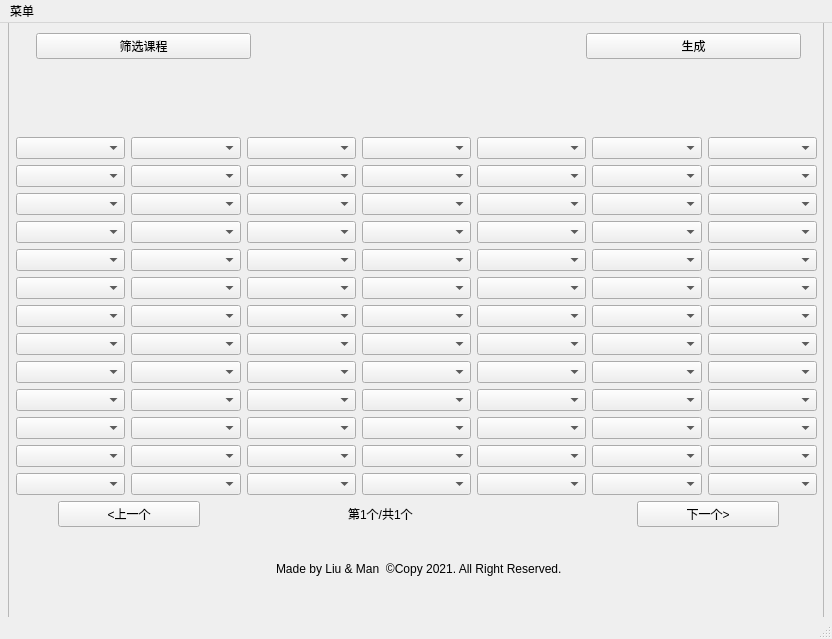
<?xml version="1.0" encoding="UTF-8"?>
<ui version="4.0">
 <class>MainWindow</class>
 <widget class="QMainWindow" name="MainWindow">
  <property name="geometry">
   <rect>
    <x>0</x>
    <y>0</y>
    <width>832</width>
    <height>639</height>
   </rect>
  </property>
  <property name="sizePolicy">
   <sizepolicy hsizetype="Preferred" vsizetype="Preferred">
    <horstretch>100</horstretch>
    <verstretch>100</verstretch>
   </sizepolicy>
  </property>
  <property name="minimumSize">
   <size>
    <width>800</width>
    <height>500</height>
   </size>
  </property>
  <property name="maximumSize">
   <size>
    <width>8192</width>
    <height>4608</height>
   </size>
  </property>
  <property name="sizeIncrement">
   <size>
    <width>50</width>
    <height>50</height>
   </size>
  </property>
  <property name="baseSize">
   <size>
    <width>800</width>
    <height>500</height>
   </size>
  </property>
  <property name="windowTitle">
   <string>[ISE]智能选课系统</string>
  </property>
  <property name="windowIcon">
   <iconset resource="resource.qrc">
    <normaloff>:/1/skr.ico</normaloff>:/1/skr.ico</iconset>
  </property>
  <property name="autoFillBackground">
   <bool>true</bool>
  </property>
  <property name="animated">
   <bool>true</bool>
  </property>
  <property name="documentMode">
   <bool>false</bool>
  </property>
  <property name="tabShape">
   <enum>QTabWidget::Triangular</enum>
  </property>
  <property name="unifiedTitleAndToolBarOnMac">
   <bool>false</bool>
  </property>
  <widget class="QWidget" name="centralwidget">
   <property name="sizePolicy">
    <sizepolicy hsizetype="Preferred" vsizetype="Preferred">
     <horstretch>100</horstretch>
     <verstretch>100</verstretch>
    </sizepolicy>
   </property>
   <property name="minimumSize">
    <size>
     <width>800</width>
     <height>500</height>
    </size>
   </property>
   <property name="sizeIncrement">
    <size>
     <width>50</width>
     <height>50</height>
    </size>
   </property>
   <property name="baseSize">
    <size>
     <width>800</width>
     <height>500</height>
    </size>
   </property>
   <property name="autoFillBackground">
    <bool>true</bool>
   </property>
   <property name="styleSheet">
    <string notr="true"/>
   </property>
   <widget class="QFrame" name="frame">
    <property name="geometry">
     <rect>
      <x>8</x>
      <y>-63</y>
      <width>816</width>
      <height>661</height>
     </rect>
    </property>
    <property name="styleSheet">
     <string notr="true">background-image: url(:/1/f1.png);</string>
    </property>
    <property name="frameShape">
     <enum>QFrame::StyledPanel</enum>
    </property>
    <property name="frameShadow">
     <enum>QFrame::Raised</enum>
    </property>
   </widget>
   <widget class="QWidget" name="gridLayoutWidget_2">
    <property name="geometry">
     <rect>
      <x>10</x>
      <y>10</y>
      <width>811</width>
      <height>571</height>
     </rect>
    </property>
    <layout class="QGridLayout" name="gridLayout_2">
     <item row="0" column="0">
      <layout class="QVBoxLayout" name="verticalLayout_2" stretch="2,2,8,2,2">
       <property name="leftMargin">
        <number>6</number>
       </property>
       <item>
        <layout class="QHBoxLayout" name="horizontalLayout" stretch="2,3,2">
         <property name="spacing">
          <number>6</number>
         </property>
         <property name="sizeConstraint">
          <enum>QLayout::SetDefaultConstraint</enum>
         </property>
         <property name="leftMargin">
          <number>20</number>
         </property>
         <property name="rightMargin">
          <number>20</number>
         </property>
         <item>
          <widget class="QPushButton" name="SourceControl">
           <property name="enabled">
            <bool>true</bool>
           </property>
           <property name="text">
            <string>筛选课程</string>
           </property>
          </widget>
         </item>
         <item>
          <widget class="QLabel" name="space">
           <property name="text">
            <string/>
           </property>
          </widget>
         </item>
         <item>
          <widget class="QPushButton" name="GernerateButton">
           <property name="text">
            <string>生成</string>
           </property>
          </widget>
         </item>
        </layout>
       </item>
       <item>
        <spacer name="verticalSpacer">
         <property name="orientation">
          <enum>Qt::Vertical</enum>
         </property>
         <property name="sizeHint" stdset="0">
          <size>
           <width>20</width>
           <height>40</height>
          </size>
         </property>
        </spacer>
       </item>
       <item>
        <layout class="QHBoxLayout" name="horizontalLayout_5">
         <property name="rightMargin">
          <number>4</number>
         </property>
         <item>
          <layout class="QGridLayout" name="gridLayout" columnstretch="1,1,1,1,1,1,1" columnminimumwidth="1,1,1,1,1,1,1">
           <property name="sizeConstraint">
            <enum>QLayout::SetMinimumSize</enum>
           </property>
           <item row="8" column="2">
            <widget class="QComboBox" name="n_35">
             <property name="sizePolicy">
              <sizepolicy hsizetype="Preferred" vsizetype="Preferred">
               <horstretch>0</horstretch>
               <verstretch>0</verstretch>
              </sizepolicy>
             </property>
            </widget>
           </item>
           <item row="11" column="5">
            <widget class="QComboBox" name="n_77">
             <property name="sizePolicy">
              <sizepolicy hsizetype="Preferred" vsizetype="Preferred">
               <horstretch>0</horstretch>
               <verstretch>0</verstretch>
              </sizepolicy>
             </property>
            </widget>
           </item>
           <item row="7" column="0">
            <widget class="QComboBox" name="n_8">
             <property name="sizePolicy">
              <sizepolicy hsizetype="Preferred" vsizetype="Preferred">
               <horstretch>0</horstretch>
               <verstretch>0</verstretch>
              </sizepolicy>
             </property>
            </widget>
           </item>
           <item row="12" column="6">
            <widget class="QComboBox" name="n_91">
             <property name="sizePolicy">
              <sizepolicy hsizetype="Preferred" vsizetype="Preferred">
               <horstretch>0</horstretch>
               <verstretch>0</verstretch>
              </sizepolicy>
             </property>
            </widget>
           </item>
           <item row="4" column="2">
            <widget class="QComboBox" name="n_31">
             <property name="sizePolicy">
              <sizepolicy hsizetype="Preferred" vsizetype="Preferred">
               <horstretch>0</horstretch>
               <verstretch>0</verstretch>
              </sizepolicy>
             </property>
            </widget>
           </item>
           <item row="0" column="1">
            <widget class="QComboBox" name="n_14">
             <property name="sizePolicy">
              <sizepolicy hsizetype="Preferred" vsizetype="Preferred">
               <horstretch>0</horstretch>
               <verstretch>0</verstretch>
              </sizepolicy>
             </property>
            </widget>
           </item>
           <item row="12" column="4">
            <widget class="QComboBox" name="n_65">
             <property name="sizePolicy">
              <sizepolicy hsizetype="Preferred" vsizetype="Preferred">
               <horstretch>0</horstretch>
               <verstretch>0</verstretch>
              </sizepolicy>
             </property>
            </widget>
           </item>
           <item row="11" column="0">
            <widget class="QComboBox" name="n_12">
             <property name="sizePolicy">
              <sizepolicy hsizetype="Preferred" vsizetype="Preferred">
               <horstretch>0</horstretch>
               <verstretch>0</verstretch>
              </sizepolicy>
             </property>
            </widget>
           </item>
           <item row="2" column="6">
            <widget class="QComboBox" name="n_81">
             <property name="sizePolicy">
              <sizepolicy hsizetype="Preferred" vsizetype="Preferred">
               <horstretch>0</horstretch>
               <verstretch>0</verstretch>
              </sizepolicy>
             </property>
            </widget>
           </item>
           <item row="10" column="2">
            <widget class="QComboBox" name="n_37">
             <property name="sizePolicy">
              <sizepolicy hsizetype="Preferred" vsizetype="Preferred">
               <horstretch>0</horstretch>
               <verstretch>0</verstretch>
              </sizepolicy>
             </property>
            </widget>
           </item>
           <item row="8" column="3">
            <widget class="QComboBox" name="n_48">
             <property name="sizePolicy">
              <sizepolicy hsizetype="Preferred" vsizetype="Preferred">
               <horstretch>0</horstretch>
               <verstretch>0</verstretch>
              </sizepolicy>
             </property>
            </widget>
           </item>
           <item row="3" column="5">
            <widget class="QComboBox" name="n_69">
             <property name="sizePolicy">
              <sizepolicy hsizetype="Preferred" vsizetype="Preferred">
               <horstretch>0</horstretch>
               <verstretch>0</verstretch>
              </sizepolicy>
             </property>
            </widget>
           </item>
           <item row="9" column="0">
            <widget class="QComboBox" name="n_10">
             <property name="sizePolicy">
              <sizepolicy hsizetype="Preferred" vsizetype="Preferred">
               <horstretch>0</horstretch>
               <verstretch>0</verstretch>
              </sizepolicy>
             </property>
            </widget>
           </item>
           <item row="1" column="1">
            <widget class="QComboBox" name="n_15">
             <property name="sizePolicy">
              <sizepolicy hsizetype="Preferred" vsizetype="Preferred">
               <horstretch>0</horstretch>
               <verstretch>0</verstretch>
              </sizepolicy>
             </property>
            </widget>
           </item>
           <item row="1" column="4">
            <widget class="QComboBox" name="n_54">
             <property name="sizePolicy">
              <sizepolicy hsizetype="Preferred" vsizetype="Preferred">
               <horstretch>0</horstretch>
               <verstretch>0</verstretch>
              </sizepolicy>
             </property>
            </widget>
           </item>
           <item row="1" column="5">
            <widget class="QComboBox" name="n_67">
             <property name="sizePolicy">
              <sizepolicy hsizetype="Preferred" vsizetype="Preferred">
               <horstretch>0</horstretch>
               <verstretch>0</verstretch>
              </sizepolicy>
             </property>
            </widget>
           </item>
           <item row="12" column="0">
            <widget class="QComboBox" name="n_13">
             <property name="sizePolicy">
              <sizepolicy hsizetype="Preferred" vsizetype="Preferred">
               <horstretch>0</horstretch>
               <verstretch>0</verstretch>
              </sizepolicy>
             </property>
            </widget>
           </item>
           <item row="4" column="1">
            <widget class="QComboBox" name="n_18">
             <property name="sizePolicy">
              <sizepolicy hsizetype="Preferred" vsizetype="Preferred">
               <horstretch>0</horstretch>
               <verstretch>0</verstretch>
              </sizepolicy>
             </property>
            </widget>
           </item>
           <item row="6" column="0">
            <widget class="QComboBox" name="n_7">
             <property name="sizePolicy">
              <sizepolicy hsizetype="Preferred" vsizetype="Preferred">
               <horstretch>0</horstretch>
               <verstretch>0</verstretch>
              </sizepolicy>
             </property>
            </widget>
           </item>
           <item row="6" column="3">
            <widget class="QComboBox" name="n_46">
             <property name="sizePolicy">
              <sizepolicy hsizetype="Preferred" vsizetype="Preferred">
               <horstretch>0</horstretch>
               <verstretch>0</verstretch>
              </sizepolicy>
             </property>
            </widget>
           </item>
           <item row="5" column="5">
            <widget class="QComboBox" name="n_71">
             <property name="sizePolicy">
              <sizepolicy hsizetype="Preferred" vsizetype="Preferred">
               <horstretch>0</horstretch>
               <verstretch>0</verstretch>
              </sizepolicy>
             </property>
            </widget>
           </item>
           <item row="10" column="1">
            <widget class="QComboBox" name="n_24">
             <property name="sizePolicy">
              <sizepolicy hsizetype="Preferred" vsizetype="Preferred">
               <horstretch>0</horstretch>
               <verstretch>0</verstretch>
              </sizepolicy>
             </property>
            </widget>
           </item>
           <item row="1" column="6">
            <widget class="QComboBox" name="n_80">
             <property name="sizePolicy">
              <sizepolicy hsizetype="Preferred" vsizetype="Preferred">
               <horstretch>0</horstretch>
               <verstretch>0</verstretch>
              </sizepolicy>
             </property>
            </widget>
           </item>
           <item row="1" column="0">
            <widget class="QComboBox" name="n_2">
             <property name="sizePolicy">
              <sizepolicy hsizetype="Preferred" vsizetype="Preferred">
               <horstretch>0</horstretch>
               <verstretch>0</verstretch>
              </sizepolicy>
             </property>
            </widget>
           </item>
           <item row="4" column="6">
            <widget class="QComboBox" name="n_83">
             <property name="sizePolicy">
              <sizepolicy hsizetype="Preferred" vsizetype="Preferred">
               <horstretch>0</horstretch>
               <verstretch>0</verstretch>
              </sizepolicy>
             </property>
            </widget>
           </item>
           <item row="3" column="3">
            <widget class="QComboBox" name="n_43">
             <property name="sizePolicy">
              <sizepolicy hsizetype="Preferred" vsizetype="Preferred">
               <horstretch>0</horstretch>
               <verstretch>0</verstretch>
              </sizepolicy>
             </property>
            </widget>
           </item>
           <item row="2" column="2">
            <widget class="QComboBox" name="n_29">
             <property name="sizePolicy">
              <sizepolicy hsizetype="Preferred" vsizetype="Preferred">
               <horstretch>0</horstretch>
               <verstretch>0</verstretch>
              </sizepolicy>
             </property>
            </widget>
           </item>
           <item row="10" column="4">
            <widget class="QComboBox" name="n_63">
             <property name="sizePolicy">
              <sizepolicy hsizetype="Preferred" vsizetype="Preferred">
               <horstretch>0</horstretch>
               <verstretch>0</verstretch>
              </sizepolicy>
             </property>
            </widget>
           </item>
           <item row="12" column="1">
            <widget class="QComboBox" name="n_26">
             <property name="sizePolicy">
              <sizepolicy hsizetype="Preferred" vsizetype="Preferred">
               <horstretch>0</horstretch>
               <verstretch>0</verstretch>
              </sizepolicy>
             </property>
            </widget>
           </item>
           <item row="6" column="2">
            <widget class="QComboBox" name="n_33">
             <property name="sizePolicy">
              <sizepolicy hsizetype="Preferred" vsizetype="Preferred">
               <horstretch>0</horstretch>
               <verstretch>0</verstretch>
              </sizepolicy>
             </property>
            </widget>
           </item>
           <item row="3" column="0">
            <widget class="QComboBox" name="n_4">
             <property name="sizePolicy">
              <sizepolicy hsizetype="Preferred" vsizetype="Preferred">
               <horstretch>0</horstretch>
               <verstretch>0</verstretch>
              </sizepolicy>
             </property>
            </widget>
           </item>
           <item row="11" column="4">
            <widget class="QComboBox" name="n_64">
             <property name="sizePolicy">
              <sizepolicy hsizetype="Preferred" vsizetype="Preferred">
               <horstretch>0</horstretch>
               <verstretch>0</verstretch>
              </sizepolicy>
             </property>
            </widget>
           </item>
           <item row="6" column="4">
            <widget class="QComboBox" name="n_59">
             <property name="sizePolicy">
              <sizepolicy hsizetype="Preferred" vsizetype="Preferred">
               <horstretch>0</horstretch>
               <verstretch>0</verstretch>
              </sizepolicy>
             </property>
            </widget>
           </item>
           <item row="5" column="6">
            <widget class="QComboBox" name="n_84">
             <property name="sizePolicy">
              <sizepolicy hsizetype="Preferred" vsizetype="Preferred">
               <horstretch>0</horstretch>
               <verstretch>0</verstretch>
              </sizepolicy>
             </property>
            </widget>
           </item>
           <item row="2" column="3">
            <widget class="QComboBox" name="n_42">
             <property name="sizePolicy">
              <sizepolicy hsizetype="Preferred" vsizetype="Preferred">
               <horstretch>0</horstretch>
               <verstretch>0</verstretch>
              </sizepolicy>
             </property>
            </widget>
           </item>
           <item row="4" column="3">
            <widget class="QComboBox" name="n_44">
             <property name="sizePolicy">
              <sizepolicy hsizetype="Preferred" vsizetype="Preferred">
               <horstretch>0</horstretch>
               <verstretch>0</verstretch>
              </sizepolicy>
             </property>
            </widget>
           </item>
           <item row="8" column="6">
            <widget class="QComboBox" name="n_87">
             <property name="sizePolicy">
              <sizepolicy hsizetype="Preferred" vsizetype="Preferred">
               <horstretch>0</horstretch>
               <verstretch>0</verstretch>
              </sizepolicy>
             </property>
            </widget>
           </item>
           <item row="0" column="6">
            <widget class="QComboBox" name="n_79">
             <property name="sizePolicy">
              <sizepolicy hsizetype="Preferred" vsizetype="Preferred">
               <horstretch>0</horstretch>
               <verstretch>0</verstretch>
              </sizepolicy>
             </property>
            </widget>
           </item>
           <item row="7" column="1">
            <widget class="QComboBox" name="n_21">
             <property name="sizePolicy">
              <sizepolicy hsizetype="Preferred" vsizetype="Preferred">
               <horstretch>0</horstretch>
               <verstretch>0</verstretch>
              </sizepolicy>
             </property>
            </widget>
           </item>
           <item row="0" column="3">
            <widget class="QComboBox" name="n_40">
             <property name="sizePolicy">
              <sizepolicy hsizetype="Preferred" vsizetype="Preferred">
               <horstretch>0</horstretch>
               <verstretch>0</verstretch>
              </sizepolicy>
             </property>
            </widget>
           </item>
           <item row="0" column="5">
            <widget class="QComboBox" name="n_66">
             <property name="sizePolicy">
              <sizepolicy hsizetype="Preferred" vsizetype="Preferred">
               <horstretch>0</horstretch>
               <verstretch>0</verstretch>
              </sizepolicy>
             </property>
            </widget>
           </item>
           <item row="6" column="5">
            <widget class="QComboBox" name="n_72">
             <property name="sizePolicy">
              <sizepolicy hsizetype="Preferred" vsizetype="Preferred">
               <horstretch>0</horstretch>
               <verstretch>0</verstretch>
              </sizepolicy>
             </property>
            </widget>
           </item>
           <item row="8" column="5">
            <widget class="QComboBox" name="n_74">
             <property name="sizePolicy">
              <sizepolicy hsizetype="Preferred" vsizetype="Preferred">
               <horstretch>0</horstretch>
               <verstretch>0</verstretch>
              </sizepolicy>
             </property>
            </widget>
           </item>
           <item row="7" column="4">
            <widget class="QComboBox" name="n_60">
             <property name="sizePolicy">
              <sizepolicy hsizetype="Preferred" vsizetype="Preferred">
               <horstretch>0</horstretch>
               <verstretch>0</verstretch>
              </sizepolicy>
             </property>
            </widget>
           </item>
           <item row="8" column="4">
            <widget class="QComboBox" name="n_61">
             <property name="sizePolicy">
              <sizepolicy hsizetype="Preferred" vsizetype="Preferred">
               <horstretch>0</horstretch>
               <verstretch>0</verstretch>
              </sizepolicy>
             </property>
            </widget>
           </item>
           <item row="6" column="1">
            <widget class="QComboBox" name="n_20">
             <property name="sizePolicy">
              <sizepolicy hsizetype="Preferred" vsizetype="Preferred">
               <horstretch>0</horstretch>
               <verstretch>0</verstretch>
              </sizepolicy>
             </property>
            </widget>
           </item>
           <item row="12" column="2">
            <widget class="QComboBox" name="n_39">
             <property name="sizePolicy">
              <sizepolicy hsizetype="Preferred" vsizetype="Preferred">
               <horstretch>0</horstretch>
               <verstretch>0</verstretch>
              </sizepolicy>
             </property>
            </widget>
           </item>
           <item row="9" column="2">
            <widget class="QComboBox" name="n_36">
             <property name="sizePolicy">
              <sizepolicy hsizetype="Preferred" vsizetype="Preferred">
               <horstretch>0</horstretch>
               <verstretch>0</verstretch>
              </sizepolicy>
             </property>
            </widget>
           </item>
           <item row="5" column="2">
            <widget class="QComboBox" name="n_32">
             <property name="sizePolicy">
              <sizepolicy hsizetype="Preferred" vsizetype="Preferred">
               <horstretch>0</horstretch>
               <verstretch>0</verstretch>
              </sizepolicy>
             </property>
            </widget>
           </item>
           <item row="9" column="6">
            <widget class="QComboBox" name="n_88">
             <property name="sizePolicy">
              <sizepolicy hsizetype="Preferred" vsizetype="Preferred">
               <horstretch>0</horstretch>
               <verstretch>0</verstretch>
              </sizepolicy>
             </property>
            </widget>
           </item>
           <item row="8" column="1">
            <widget class="QComboBox" name="n_22">
             <property name="sizePolicy">
              <sizepolicy hsizetype="Preferred" vsizetype="Preferred">
               <horstretch>0</horstretch>
               <verstretch>0</verstretch>
              </sizepolicy>
             </property>
            </widget>
           </item>
           <item row="2" column="1">
            <widget class="QComboBox" name="n_16">
             <property name="sizePolicy">
              <sizepolicy hsizetype="Preferred" vsizetype="Preferred">
               <horstretch>0</horstretch>
               <verstretch>0</verstretch>
              </sizepolicy>
             </property>
            </widget>
           </item>
           <item row="7" column="5">
            <widget class="QComboBox" name="n_73">
             <property name="sizePolicy">
              <sizepolicy hsizetype="Preferred" vsizetype="Preferred">
               <horstretch>0</horstretch>
               <verstretch>0</verstretch>
              </sizepolicy>
             </property>
            </widget>
           </item>
           <item row="3" column="4">
            <widget class="QComboBox" name="n_56">
             <property name="sizePolicy">
              <sizepolicy hsizetype="Preferred" vsizetype="Preferred">
               <horstretch>0</horstretch>
               <verstretch>0</verstretch>
              </sizepolicy>
             </property>
            </widget>
           </item>
           <item row="7" column="2">
            <widget class="QComboBox" name="n_34">
             <property name="sizePolicy">
              <sizepolicy hsizetype="Preferred" vsizetype="Preferred">
               <horstretch>0</horstretch>
               <verstretch>0</verstretch>
              </sizepolicy>
             </property>
            </widget>
           </item>
           <item row="2" column="5">
            <widget class="QComboBox" name="n_68">
             <property name="sizePolicy">
              <sizepolicy hsizetype="Preferred" vsizetype="Preferred">
               <horstretch>0</horstretch>
               <verstretch>0</verstretch>
              </sizepolicy>
             </property>
            </widget>
           </item>
           <item row="10" column="5">
            <widget class="QComboBox" name="n_76">
             <property name="sizePolicy">
              <sizepolicy hsizetype="Preferred" vsizetype="Preferred">
               <horstretch>0</horstretch>
               <verstretch>0</verstretch>
              </sizepolicy>
             </property>
            </widget>
           </item>
           <item row="5" column="3">
            <widget class="QComboBox" name="n_45">
             <property name="sizePolicy">
              <sizepolicy hsizetype="Preferred" vsizetype="Preferred">
               <horstretch>0</horstretch>
               <verstretch>0</verstretch>
              </sizepolicy>
             </property>
            </widget>
           </item>
           <item row="7" column="6">
            <widget class="QComboBox" name="n_86">
             <property name="sizePolicy">
              <sizepolicy hsizetype="Preferred" vsizetype="Preferred">
               <horstretch>0</horstretch>
               <verstretch>0</verstretch>
              </sizepolicy>
             </property>
            </widget>
           </item>
           <item row="8" column="0">
            <widget class="QComboBox" name="n_9">
             <property name="sizePolicy">
              <sizepolicy hsizetype="Preferred" vsizetype="Preferred">
               <horstretch>0</horstretch>
               <verstretch>0</verstretch>
              </sizepolicy>
             </property>
            </widget>
           </item>
           <item row="4" column="4">
            <widget class="QComboBox" name="n_57">
             <property name="sizePolicy">
              <sizepolicy hsizetype="Preferred" vsizetype="Preferred">
               <horstretch>0</horstretch>
               <verstretch>0</verstretch>
              </sizepolicy>
             </property>
            </widget>
           </item>
           <item row="5" column="0">
            <widget class="QComboBox" name="n_6">
             <property name="sizePolicy">
              <sizepolicy hsizetype="Preferred" vsizetype="Preferred">
               <horstretch>0</horstretch>
               <verstretch>0</verstretch>
              </sizepolicy>
             </property>
            </widget>
           </item>
           <item row="9" column="4">
            <widget class="QComboBox" name="n_62">
             <property name="sizePolicy">
              <sizepolicy hsizetype="Preferred" vsizetype="Preferred">
               <horstretch>0</horstretch>
               <verstretch>0</verstretch>
              </sizepolicy>
             </property>
            </widget>
           </item>
           <item row="0" column="2">
            <widget class="QComboBox" name="n_27">
             <property name="sizePolicy">
              <sizepolicy hsizetype="Preferred" vsizetype="Preferred">
               <horstretch>0</horstretch>
               <verstretch>0</verstretch>
              </sizepolicy>
             </property>
            </widget>
           </item>
           <item row="11" column="2">
            <widget class="QComboBox" name="n_38">
             <property name="sizePolicy">
              <sizepolicy hsizetype="Preferred" vsizetype="Preferred">
               <horstretch>0</horstretch>
               <verstretch>0</verstretch>
              </sizepolicy>
             </property>
            </widget>
           </item>
           <item row="11" column="6">
            <widget class="QComboBox" name="n_90">
             <property name="sizePolicy">
              <sizepolicy hsizetype="Preferred" vsizetype="Preferred">
               <horstretch>0</horstretch>
               <verstretch>0</verstretch>
              </sizepolicy>
             </property>
            </widget>
           </item>
           <item row="10" column="6">
            <widget class="QComboBox" name="n_89">
             <property name="sizePolicy">
              <sizepolicy hsizetype="Preferred" vsizetype="Preferred">
               <horstretch>0</horstretch>
               <verstretch>0</verstretch>
              </sizepolicy>
             </property>
            </widget>
           </item>
           <item row="3" column="6">
            <widget class="QComboBox" name="n_82">
             <property name="sizePolicy">
              <sizepolicy hsizetype="Preferred" vsizetype="Preferred">
               <horstretch>0</horstretch>
               <verstretch>0</verstretch>
              </sizepolicy>
             </property>
            </widget>
           </item>
           <item row="4" column="5">
            <widget class="QComboBox" name="n_70">
             <property name="sizePolicy">
              <sizepolicy hsizetype="Preferred" vsizetype="Preferred">
               <horstretch>0</horstretch>
               <verstretch>0</verstretch>
              </sizepolicy>
             </property>
            </widget>
           </item>
           <item row="9" column="3">
            <widget class="QComboBox" name="n_49">
             <property name="sizePolicy">
              <sizepolicy hsizetype="Preferred" vsizetype="Preferred">
               <horstretch>0</horstretch>
               <verstretch>0</verstretch>
              </sizepolicy>
             </property>
            </widget>
           </item>
           <item row="12" column="5">
            <widget class="QComboBox" name="n_78">
             <property name="sizePolicy">
              <sizepolicy hsizetype="Preferred" vsizetype="Preferred">
               <horstretch>0</horstretch>
               <verstretch>0</verstretch>
              </sizepolicy>
             </property>
            </widget>
           </item>
           <item row="11" column="1">
            <widget class="QComboBox" name="n_25">
             <property name="sizePolicy">
              <sizepolicy hsizetype="Preferred" vsizetype="Preferred">
               <horstretch>0</horstretch>
               <verstretch>0</verstretch>
              </sizepolicy>
             </property>
            </widget>
           </item>
           <item row="10" column="3">
            <widget class="QComboBox" name="n_50">
             <property name="sizePolicy">
              <sizepolicy hsizetype="Preferred" vsizetype="Preferred">
               <horstretch>0</horstretch>
               <verstretch>0</verstretch>
              </sizepolicy>
             </property>
            </widget>
           </item>
           <item row="10" column="0">
            <widget class="QComboBox" name="n_11">
             <property name="sizePolicy">
              <sizepolicy hsizetype="Preferred" vsizetype="Preferred">
               <horstretch>0</horstretch>
               <verstretch>0</verstretch>
              </sizepolicy>
             </property>
            </widget>
           </item>
           <item row="2" column="0">
            <widget class="QComboBox" name="n_3">
             <property name="sizePolicy">
              <sizepolicy hsizetype="Preferred" vsizetype="Preferred">
               <horstretch>0</horstretch>
               <verstretch>0</verstretch>
              </sizepolicy>
             </property>
            </widget>
           </item>
           <item row="9" column="5">
            <widget class="QComboBox" name="n_75">
             <property name="sizePolicy">
              <sizepolicy hsizetype="Preferred" vsizetype="Preferred">
               <horstretch>0</horstretch>
               <verstretch>0</verstretch>
              </sizepolicy>
             </property>
            </widget>
           </item>
           <item row="11" column="3">
            <widget class="QComboBox" name="n_51">
             <property name="sizePolicy">
              <sizepolicy hsizetype="Preferred" vsizetype="Preferred">
               <horstretch>0</horstretch>
               <verstretch>0</verstretch>
              </sizepolicy>
             </property>
            </widget>
           </item>
           <item row="4" column="0">
            <widget class="QComboBox" name="n_5">
             <property name="sizePolicy">
              <sizepolicy hsizetype="Preferred" vsizetype="Preferred">
               <horstretch>0</horstretch>
               <verstretch>0</verstretch>
              </sizepolicy>
             </property>
            </widget>
           </item>
           <item row="1" column="3">
            <widget class="QComboBox" name="n_41">
             <property name="sizePolicy">
              <sizepolicy hsizetype="Preferred" vsizetype="Preferred">
               <horstretch>0</horstretch>
               <verstretch>0</verstretch>
              </sizepolicy>
             </property>
            </widget>
           </item>
           <item row="3" column="2">
            <widget class="QComboBox" name="n_30">
             <property name="sizePolicy">
              <sizepolicy hsizetype="Preferred" vsizetype="Preferred">
               <horstretch>0</horstretch>
               <verstretch>0</verstretch>
              </sizepolicy>
             </property>
            </widget>
           </item>
           <item row="0" column="0">
            <widget class="QComboBox" name="n_1">
             <property name="sizePolicy">
              <sizepolicy hsizetype="Preferred" vsizetype="Preferred">
               <horstretch>0</horstretch>
               <verstretch>0</verstretch>
              </sizepolicy>
             </property>
            </widget>
           </item>
           <item row="5" column="1">
            <widget class="QComboBox" name="n_19">
             <property name="sizePolicy">
              <sizepolicy hsizetype="Preferred" vsizetype="Preferred">
               <horstretch>0</horstretch>
               <verstretch>0</verstretch>
              </sizepolicy>
             </property>
            </widget>
           </item>
           <item row="9" column="1">
            <widget class="QComboBox" name="n_23">
             <property name="sizePolicy">
              <sizepolicy hsizetype="Preferred" vsizetype="Preferred">
               <horstretch>0</horstretch>
               <verstretch>0</verstretch>
              </sizepolicy>
             </property>
            </widget>
           </item>
           <item row="6" column="6">
            <widget class="QComboBox" name="n_85">
             <property name="sizePolicy">
              <sizepolicy hsizetype="Preferred" vsizetype="Preferred">
               <horstretch>0</horstretch>
               <verstretch>0</verstretch>
              </sizepolicy>
             </property>
            </widget>
           </item>
           <item row="12" column="3">
            <widget class="QComboBox" name="n_52">
             <property name="sizePolicy">
              <sizepolicy hsizetype="Preferred" vsizetype="Preferred">
               <horstretch>0</horstretch>
               <verstretch>0</verstretch>
              </sizepolicy>
             </property>
            </widget>
           </item>
           <item row="0" column="4">
            <widget class="QComboBox" name="n_53">
             <property name="sizePolicy">
              <sizepolicy hsizetype="Preferred" vsizetype="Preferred">
               <horstretch>0</horstretch>
               <verstretch>0</verstretch>
              </sizepolicy>
             </property>
            </widget>
           </item>
           <item row="1" column="2">
            <widget class="QComboBox" name="n_28">
             <property name="sizePolicy">
              <sizepolicy hsizetype="Preferred" vsizetype="Preferred">
               <horstretch>0</horstretch>
               <verstretch>0</verstretch>
              </sizepolicy>
             </property>
            </widget>
           </item>
           <item row="7" column="3">
            <widget class="QComboBox" name="n_47">
             <property name="sizePolicy">
              <sizepolicy hsizetype="Preferred" vsizetype="Preferred">
               <horstretch>0</horstretch>
               <verstretch>0</verstretch>
              </sizepolicy>
             </property>
            </widget>
           </item>
           <item row="3" column="1">
            <widget class="QComboBox" name="n_17">
             <property name="sizePolicy">
              <sizepolicy hsizetype="Preferred" vsizetype="Preferred">
               <horstretch>0</horstretch>
               <verstretch>0</verstretch>
              </sizepolicy>
             </property>
            </widget>
           </item>
           <item row="2" column="4">
            <widget class="QComboBox" name="n_55">
             <property name="sizePolicy">
              <sizepolicy hsizetype="Preferred" vsizetype="Preferred">
               <horstretch>0</horstretch>
               <verstretch>0</verstretch>
              </sizepolicy>
             </property>
            </widget>
           </item>
           <item row="5" column="4">
            <widget class="QComboBox" name="n_58">
             <property name="sizePolicy">
              <sizepolicy hsizetype="Preferred" vsizetype="Preferred">
               <horstretch>0</horstretch>
               <verstretch>0</verstretch>
              </sizepolicy>
             </property>
            </widget>
           </item>
          </layout>
         </item>
        </layout>
       </item>
       <item>
        <layout class="QHBoxLayout" name="horizontalLayout_2" stretch="3,10,10,10,10,10,3">
         <item>
          <spacer name="horizontalSpacer_3">
           <property name="orientation">
            <enum>Qt::Horizontal</enum>
           </property>
           <property name="sizeHint" stdset="0">
            <size>
             <width>18</width>
             <height>20</height>
            </size>
           </property>
          </spacer>
         </item>
         <item>
          <widget class="QPushButton" name="Lastone">
           <property name="text">
            <string>&lt;上一个</string>
           </property>
          </widget>
         </item>
         <item>
          <spacer name="horizontalSpacer">
           <property name="orientation">
            <enum>Qt::Horizontal</enum>
           </property>
           <property name="sizeHint" stdset="0">
            <size>
             <width>198</width>
             <height>20</height>
            </size>
           </property>
          </spacer>
         </item>
         <item>
          <widget class="QLabel" name="label">
           <property name="text">
            <string>第1个/共1个</string>
           </property>
          </widget>
         </item>
         <item>
          <spacer name="horizontalSpacer_2">
           <property name="orientation">
            <enum>Qt::Horizontal</enum>
           </property>
           <property name="sizeHint" stdset="0">
            <size>
             <width>268</width>
             <height>20</height>
            </size>
           </property>
          </spacer>
         </item>
         <item>
          <widget class="QPushButton" name="Nextone">
           <property name="text">
            <string>下一个&gt;</string>
           </property>
          </widget>
         </item>
         <item>
          <spacer name="horizontalSpacer_4">
           <property name="orientation">
            <enum>Qt::Horizontal</enum>
           </property>
           <property name="sizeHint" stdset="0">
            <size>
             <width>18</width>
             <height>20</height>
            </size>
           </property>
          </spacer>
         </item>
        </layout>
       </item>
       <item>
        <layout class="QHBoxLayout" name="horizontalLayout_3" stretch="1,1,1">
         <item>
          <spacer name="horizontalSpacer_5">
           <property name="orientation">
            <enum>Qt::Horizontal</enum>
           </property>
           <property name="sizeHint" stdset="0">
            <size>
             <width>208</width>
             <height>20</height>
            </size>
           </property>
          </spacer>
         </item>
         <item>
          <widget class="QLabel" name="copyright">
           <property name="text">
            <string>Made by Liu &amp; Man  ©Copy 2021. All Right Reserved.</string>
           </property>
          </widget>
         </item>
         <item>
          <spacer name="horizontalSpacer_6">
           <property name="orientation">
            <enum>Qt::Horizontal</enum>
           </property>
           <property name="sizeHint" stdset="0">
            <size>
             <width>258</width>
             <height>20</height>
            </size>
           </property>
          </spacer>
         </item>
        </layout>
       </item>
      </layout>
     </item>
    </layout>
   </widget>
  </widget>
  <widget class="QMenuBar" name="menubar">
   <property name="geometry">
    <rect>
     <x>0</x>
     <y>0</y>
     <width>832</width>
     <height>29</height>
    </rect>
   </property>
   <widget class="QMenu" name="menu">
    <property name="title">
     <string>菜单</string>
    </property>
    <addaction name="actionimport"/>
    <addaction name="actionexport"/>
    <addaction name="actionabout"/>
    <addaction name="separator"/>
    <addaction name="actionexit"/>
   </widget>
   <addaction name="menu"/>
  </widget>
  <widget class="QStatusBar" name="statusbar"/>
  <action name="actionimport">
   <property name="text">
    <string>import</string>
   </property>
  </action>
  <action name="actionexport">
   <property name="text">
    <string>export</string>
   </property>
  </action>
  <action name="actionabout">
   <property name="text">
    <string>about</string>
   </property>
  </action>
  <action name="actionexit">
   <property name="text">
    <string>exit</string>
   </property>
  </action>
 </widget>
 <resources>
  <include location="resource.qrc"/>
 </resources>
 <connections/>
</ui>
